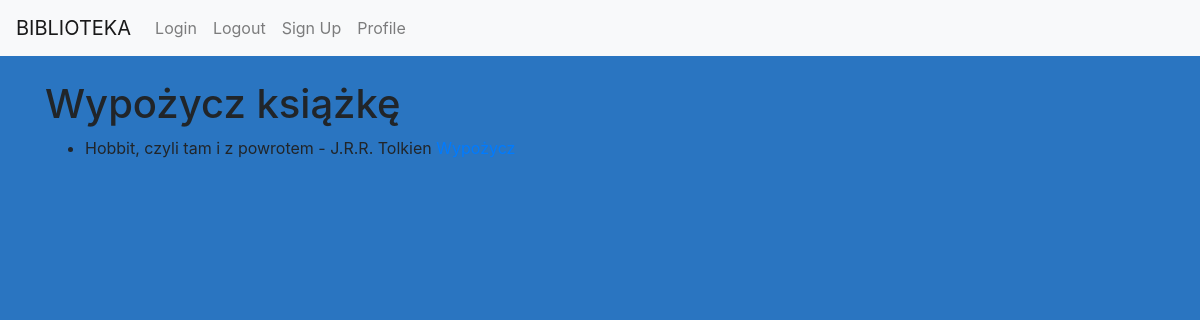
The app's page /wypozycz/ (signed in), older data.
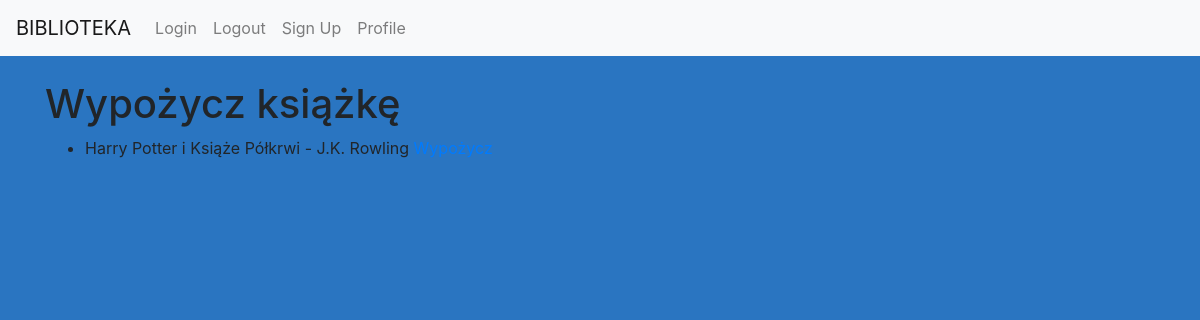
The same page, newer data.
### myapp/models.py (models this page shows, shortened)
class Ksiazka(models.Model):
    tytul = models.CharField(max_length=200)
    autor = models.ManyToManyField(Autor)
    wydawnictwo = models.IntegerField(choices=WYDAWNICTWA.choices)
    rok_wydania = models.CharField(max_length=4)
    liczba_stron = models.IntegerField()
    ISBN = models.CharField(max_length=13)
    okładka = models.IntegerField(choices=OKLADKA.choices)
    gatunek = models.ManyToManyField(Gatunek)
    class Meta:
        verbose_name = "Książka"
        verbose_name_plural = "Książki"

class Autor(models.Model):
    imie_autora = models.CharField(max_length=100)
    nazwisko_autora = models.CharField(max_length=100)
    def __str__(self):
        return f"{self.imie_autora} {self.nazwisko_autora}"
    class Meta:
        verbose_name = "Autor"
        verbose_name_plural = "Autorzy"

### myapp/views.py (the view)
# urls.py: path('wypozycz/', wypozycz_ksiazke, name='wypozycz_ksiazke'),
@login_required
def wypozycz_ksiazke(request):
    ksiazki = Ksiazka.objects.all()
    return render(request, 'myapp/wypozycz_ksiazke.html', {'ksiazki': ksiazki})

### myapp/templates/myapp/wypozycz_ksiazke.html
{% extends "base.html" %}
{% block content %}
<h1>Wypożycz książkę</h1>
<ul>
    {% for ksiazka in ksiazki %}
    <li>
        {{ ksiazka.tytul }} - {{ ksiazka.autor.all|join:", " }}
        <a href="{% url 'wypozycz' ksiazka.id %}">Wypożycz</a>
    </li>
    {% endfor %}
</ul>
{% endblock %}

Row changes from the older to the newer data that the page shows:
changed Ksiazka: tytul "Hobbit, czyli tam i z powrotem" → "Harry Potter i Książe Półkrwi"; autor.all "J.R.R. Tolkien" → "J.K. Rowling"
